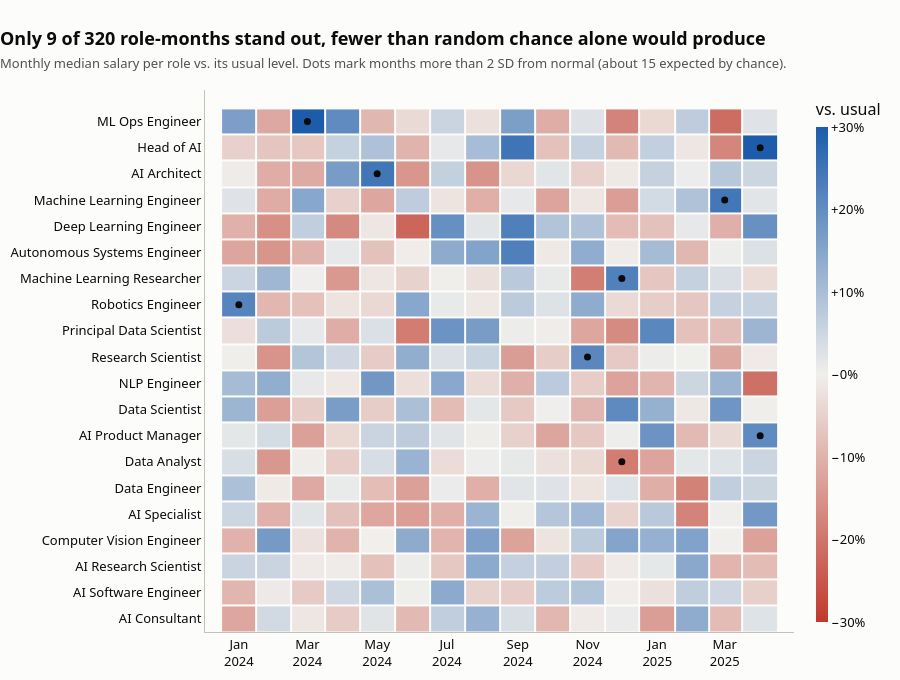

The code cell stored with this chart in its notebook:
### Markdown cell above
### Q4.2 Have any roles had unusual pay spikes or drops?
Each square compares a role's typical salary that month with its usual level. Darker blue means higher than usual and darker red means lower. Squares marked with a dot are unusual: more than 2 standard deviations from that role's normal level.

### Code cell
tbl = df.pivot_table(index="job_title", columns="month", values="salary_usd", aggfunc="median")
pct = tbl.div(tbl.median(axis=1), axis=0) - 1
z = tbl.sub(tbl.mean(axis=1), axis=0).div(tbl.std(axis=1), axis=0)
order = pct.abs().max(axis=1).sort_values().index  # most volatile roles at the top
pct, z, tbl = pct.loc[order], z.loc[order], tbl.loc[order]
fig = go.Figure(go.Heatmap(
    z=pct.values, x=pct.columns, y=pct.index, zmid=0, zmin=-0.3, zmax=0.3,
    colorscale=[[0, "#c0392b"], [0.5, "#f0efec"], [1, "#1c5cab"]], xgap=2, ygap=2,
    customdata=tbl.values, colorbar=dict(title="vs. usual", tickformat="+.0%", thickness=12),
    hovertemplate="<b>%{y}</b>, %{x|%b %Y}<br>Median salary %{customdata:$,.0f}<br>%{z:+.0%} vs. usual<extra></extra>"))
r, c = (z.abs() > 2).values.nonzero()
fig.add_trace(go.Scatter(x=pct.columns[c], y=pct.index[r], mode="markers", hoverinfo="skip",
                         marker=dict(symbol="circle", size=7, color=INK)))
fig.update_xaxes(dtick="M2", tickformat="%b<br>%Y", showgrid=False)
fig.update_yaxes(showgrid=False)
style(fig, f"Only {len(r)} of {z.size} role-months stand out, fewer than random chance alone would produce",
      f"Monthly median salary per role vs. its usual level. Dots mark months more than 2 SD from normal (about {round(z.size * 0.046)} expected by chance).", height=680).show()

### Figure 1 — Plotly figure (JSON) as saved in the notebook; plotly's stock layout.template omitted (floating-point values rounded to 4 significant figures; data arrays with more than 128 entries replaced by an {"elided": "..."} marker saying what was removed)
{"data": [{"colorbar": {"thickness": 12, "tickformat": "+.0%", "title": {"text": "vs. usual"}}, "colorscale": [[0, "#c0392b"], [0.5, "#f0efec"], [1, "#1c5cab"]], "customdata": {"elided": "20x16 float values"}, "hovertemplate": "<b>%{y}</b>, %{x|%b %Y}<br>Median salary %{customdata:$,.0f}<br>%{z:+.0%} vs. usual<extra></extra>", "type": "heatmap", "x": ["2024-01-01T00:00:00.000000", "2024-02-01T00:00:00.000000", "2024-03-01T00:00:00.000000", "2024-04-01T00:00:00.000000", "2024-05-01T00:00:00.000000", "2024-06-01T00:00:00.000000", "2024-07-01T00:00:00.000000", "2024-08-01T00:00:00.000000", "2024-09-01T00:00:00.000000", "2024-10-01T00:00:00.000000", "2024-11-01T00:00:00.000000", "2024-12-01T00:00:00.000000", "2025-01-01T00:00:00.000000", "2025-02-01T00:00:00.000000", "2025-03-01T00:00:00.000000", "2025-04-01T00:00:00.000000"], "xgap": 2, "y": ["AI Consultant", "AI Software Engineer", "AI Research Scientist", "Computer Vision Engineer", "AI Specialist", "Data Engineer", "Data Analyst", "AI Product Manager", "Data Scientist", "NLP Engineer", "Research Scientist", "Principal Data Scientist", "Robotics Engineer", "Machine Learning Researcher", "Autonomous Systems Engineer", "Deep Learning Engineer", "Machine Learning Engineer", "AI Architect", "Head of AI", "ML Ops Engineer"], "ygap": 2, "z": {"elided": "20x16 float values"}, "zmax": 0.3, "zmid": 0, "zmin": -0.3}, {"hoverinfo": "skip", "marker": {"color": "#0b0b0b", "size": 7, "symbol": "circle"}, "mode": "markers", "type": "scatter", "x": ["2024-12-01T00:00:00.000000", "2025-04-01T00:00:00.000000", "2024-11-01T00:00:00.000000", "2024-01-01T00:00:00.000000", "2024-12-01T00:00:00.000000", "2025-03-01T00:00:00.000000", "2024-05-01T00:00:00.000000", "2025-04-01T00:00:00.000000", "2024-03-01T00:00:00.000000"], "y": ["Data Analyst", "AI Product Manager", "Research Scientist", "Robotics Engineer", "Machine Learning Researcher", "Machine Learning Engineer", "AI Architect", "Head of AI", "ML Ops Engineer"]}], "layout": {"font": {"color": "#0b0b0b", "family": "system-ui, -apple-system, Segoe UI, sans-serif", "size": 13}, "height": 680, "hoverlabel": {"bgcolor": "white", "font": {"size": 13}}, "margin": {"b": 40, "l": 10, "r": 30, "t": 90}, "paper_bgcolor": "#fcfcfb", "plot_bgcolor": "#fcfcfb", "showlegend": false, "title": {"text": "<b>Only 9 of 320 role-months stand out, fewer than random chance alone would produce</b><br><span style='font-size:13px;color:#52514e'>Monthly median salary per role vs. its usual level. Dots mark months more than 2 SD from normal (about 15 expected by chance).</span>", "x": 0, "xanchor": "left"}, "xaxis": {"dtick": "M2", "gridcolor": "#e1e0d9", "linecolor": "#c3c2b7", "showgrid": false, "tickformat": "%b<br>%Y", "zeroline": false}, "yaxis": {"gridcolor": "#e1e0d9", "linecolor": "#c3c2b7", "showgrid": false, "zeroline": false}}}
